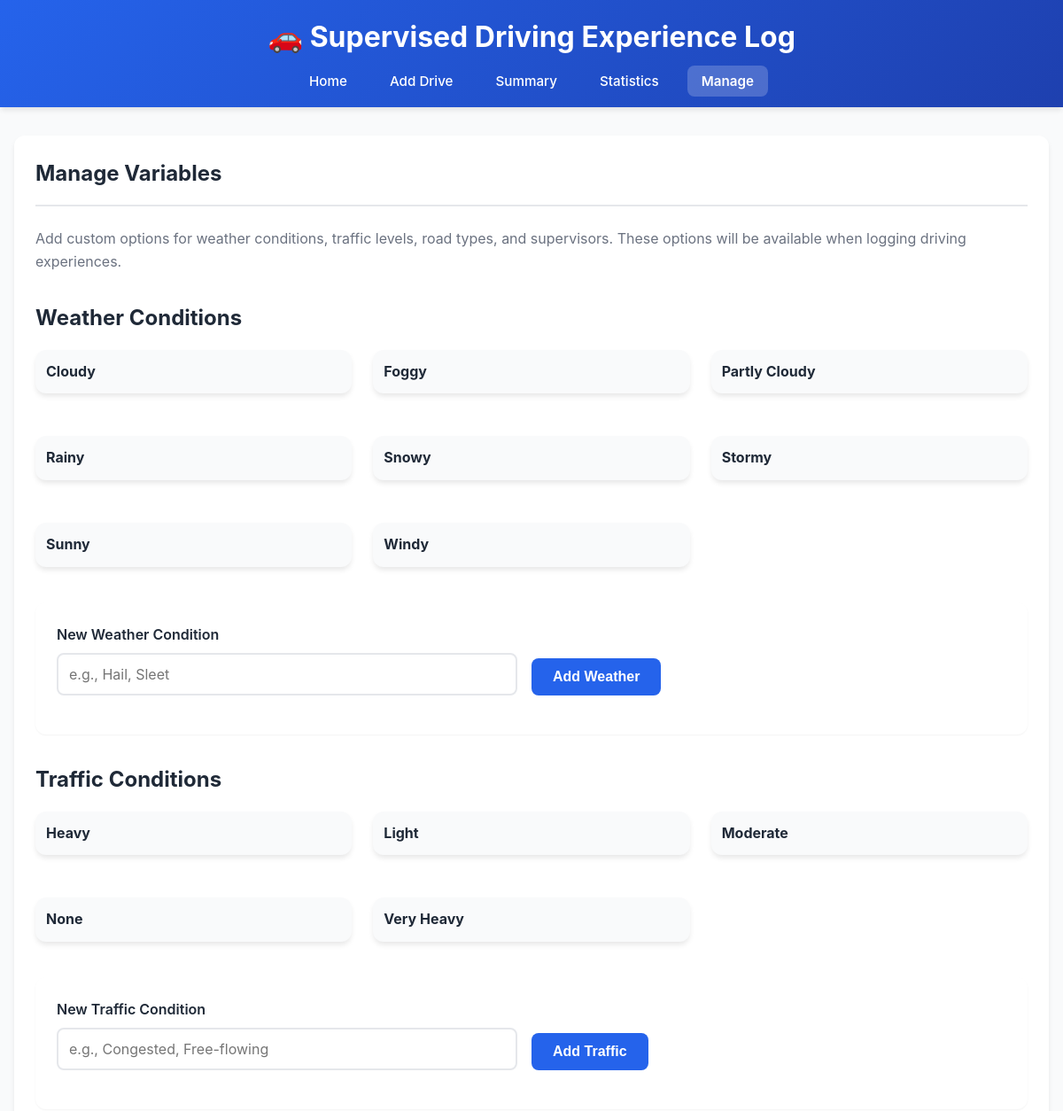
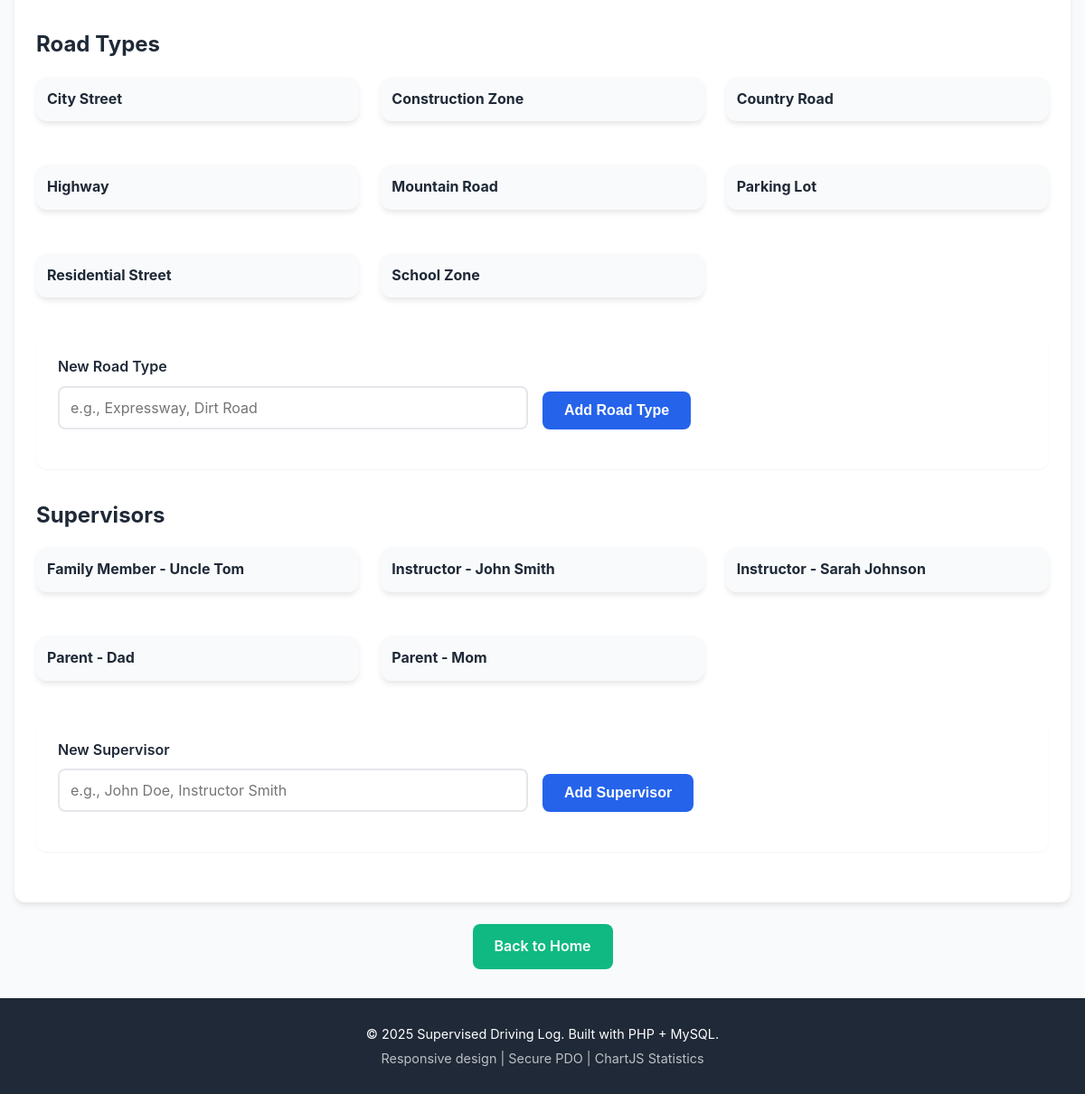
Screenshot of /manage_variables.php with the database file from the repository (2 pictures, top to bottom).
### tables this page shows
CREATE TABLE weather (
    id INT AUTO_INCREMENT PRIMARY KEY,
    label VARCHAR(50) UNIQUE NOT NULL,
    created_at TIMESTAMP DEFAULT CURRENT_TIMESTAMP
);

CREATE TABLE traffic (
    id INT AUTO_INCREMENT PRIMARY KEY,
    label VARCHAR(50) UNIQUE NOT NULL,
    created_at TIMESTAMP DEFAULT CURRENT_TIMESTAMP
);

CREATE TABLE road_type (
    id INT AUTO_INCREMENT PRIMARY KEY,
    label VARCHAR(50) UNIQUE NOT NULL,
    created_at TIMESTAMP DEFAULT CURRENT_TIMESTAMP
);

CREATE TABLE supervisor (
    id INT AUTO_INCREMENT PRIMARY KEY,
    name VARCHAR(100) NOT NULL,
    created_at TIMESTAMP DEFAULT CURRENT_TIMESTAMP
);

### includes/functions.php (called while the page is built, shortened)
<?php
function h($string) {
    return htmlspecialchars($string, ENT_QUOTES, 'UTF-8');
}
function getAllWeather($pdo) {
    $stmt = $pdo->query("SELECT id, label FROM weather ORDER BY label");
    return $stmt->fetchAll();
}
function getAllTraffic($pdo) {
    $stmt = $pdo->query("SELECT id, label FROM traffic ORDER BY label");
    return $stmt->fetchAll();
}
function getAllSupervisors($pdo) {
    $stmt = $pdo->query("SELECT id, name FROM supervisor ORDER BY name");
    return $stmt->fetchAll();
}
function getAllRoadTypes($pdo) {
    $stmt = $pdo->query("SELECT id, label FROM road_type ORDER BY label");
    return $stmt->fetchAll();
}

### public/manage_variables.php (the view, shortened to what this page needs)
<?php
require_once '../config/db.php';
require_once '../includes/functions.php';
$pdo = getDbConnection();
$weatherList = getAllWeather($pdo);
$trafficList = getAllTraffic($pdo);
$roadTypeList = getAllRoadTypes($pdo);
$supervisorList = getAllSupervisors($pdo);
require_once '../includes/header.php';
?>
<div class="card">
    <div class="card-header">
        <h1 class="card-title">Manage Variables</h1>
    </div>
    <p class="text-muted mb-2">
        Add custom options for weather conditions, traffic levels, road types, and supervisors.
        These options will be available when logging driving experiences.
    </p>
    <section class="mb-2">
        <h2 class="mb-1">Weather Conditions</h2>
        <div class="stats-grid mb-1">
            <?php foreach ($weatherList as $weather): ?>
                <div class="card" style="background: var(--bg-light); padding: 0.75rem;">
                    <strong><?php echo h($weather['label']); ?></strong>
                </div>
            <?php endforeach; ?>
        </div>
        <form method="POST" action="manage_variables.php" class="filters">
            <div class="filter-grid">
                <div class="form-group">
                    <label for="weather_label">New Weather Condition</label>
                    <input
                        type="text"
                        id="weather_label"
                        name="weather_label"
                        class="form-control"
                        placeholder="e.g., Hail, Sleet"
                        required
                    >
                </div>
                <div class="form-group">
                    <label>&nbsp;</label>
                    <button type="submit" class="btn btn-primary">Add Weather</button>
                </div>
            </div>
        </form>
    </section>
    <section class="mb-2">
        <h2 class="mb-1">Traffic Conditions</h2>
        <div class="stats-grid mb-1">
            <?php foreach ($trafficList as $traffic): ?>
                <div class="card" style="background: var(--bg-light); padding: 0.75rem;">
                    <strong><?php echo h($traffic['label']); ?></strong>
                </div>
            <?php endforeach; ?>
        </div>
        <form method="POST" action="manage_variables.php" class="filters">
            <div class="filter-grid">
                <div class="form-group">
                    <label for="traffic_label">New Traffic Condition</label>
                    <input
                        type="text"
                        id="traffic_label"
                        name="traffic_label"
                        class="form-control"
                        placeholder="e.g., Congested, Free-flowing"
                        required
                    >
                </div>
                <div class="form-group">
                    <label>&nbsp;</label>
                    <button type="submit" class="btn btn-primary">Add Traffic</button>
                </div>
            </div>
        </form>
    </section>
    <section class="mb-2">
        <h2 class="mb-1">Road Types</h2>
        <div class="stats-grid mb-1">
            <?php foreach ($roadTypeList as $roadType): ?>
                <div class="card" style="background: var(--bg-light); padding: 0.75rem;">
                    <strong><?php echo h($roadType['label']); ?></strong>
                </div>
            <?php endforeach; ?>
        </div>
        <form method="POST" action="manage_variables.php" class="filters">
            <div class="filter-grid">
                <div class="form-group">
                    <label for="road_type_label">New Road Type</label>
                    <input
                        type="text"
                        id="road_type_label"
                        name="road_type_label"
                        class="form-control"
                        placeholder="e.g., Expressway, Dirt Road"
                        required
                    >
                </div>
                <div class="form-group">
                    <label>&nbsp;</label>
                    <button type="submit" class="btn btn-primary">Add Road Type</button>
                </div>
            </div>
        </form>
    </section>
    <section class="mb-2">
        <h2 class="mb-1">Supervisors</h2>
        <div class="stats-grid mb-1">
            <?php foreach ($supervisorList as $supervisor): ?>
                <div class="card" style="background: var(--bg-light); padding: 0.75rem;">
                    <strong><?php echo h($supervisor['name']); ?></strong>
                </div>
            <?php endforeach; ?>
        </div>
        <form method="POST" action="manage_variables.php" class="filters">
            <div class="filter-grid">
                <div class="form-group">
                    <label for="supervisor_name">New Supervisor</label>
                    <input
                        type="text"
                        id="supervisor_name"
                        name="supervisor_name"
                        class="form-control"
                        placeholder="e.g., John Doe, Instructor Smith"
                        required
                    >
                </div>
                <div class="form-group">
                    <label>&nbsp;</label>
                    <button type="submit" class="btn btn-primary">Add Supervisor</button>
                </div>
            </div>
        </form>
    </section>
</div>
<div class="text-center mt-1">
    <a href="index.php" class="btn btn-secondary">Back to Home</a>
</div>
<?php require_once '../includes/footer.php'; ?>

### includes/header.php (shortened to what this page needs)
<?php
$current_page = basename($_SERVER['PHP_SELF']);
?>
<!DOCTYPE html>
<html lang="en">
<head>
    <link rel="stylesheet" href="css/style.css">
</head>
<body>
    <header class="site-header">
        <div class="container">
            <h1 class="site-title">🚗 Supervised Driving Experience Log</h1>
            <nav class="main-nav">
                <ul>
                    <li><a href="index.php" class="<?php echo $current_page === 'index.php' ? 'active' : ''; ?>">Home</a></li>
                    <li><a href="add_drive.php" class="<?php echo $current_page === 'add_drive.php' ? 'active' : ''; ?>">Add Drive</a></li>
                    <li><a href="summary.php" class="<?php echo $current_page === 'summary.php' ? 'active' : ''; ?>">Summary</a></li>
                    <li><a href="stats.php" class="<?php echo $current_page === 'stats.php' ? 'active' : ''; ?>">Statistics</a></li>
                    <li><a href="manage_variables.php" class="<?php echo $current_page === 'manage_variables.php' ? 'active' : ''; ?>">Manage</a></li>
                </ul>
            </nav>
        </div>
    </header>
    <main class="main-content">
        <div class="container">

### includes/footer.php
        </div>
    </main>
    <footer class="site-footer">
        <div class="container">
            <p>&copy; <?php echo date('Y'); ?> Supervised Driving Log. Built with PHP + MySQL.</p>
            <p class="footer-meta">Responsive design | Secure PDO | ChartJS Statistics</p>
        </div>
    </footer>
</body>
</html>

### public/css/style.css (style rules this page uses)
* { margin: 0; padding: 0; box-sizing: border-box; }
:root { --primary-color: #2563eb; --primary-dark: #1e40af; --secondary-color: #10b981; --danger-color: #ef4444; --warning-color: #f59e0b; --text-dark: #1f2937; --text-light: #6b7280; --bg-light: #f9fafb; --bg-white: #ffffff; --border-color: #e5e7eb; --shadow-sm: 0 1px 2px 0 rgba(0, 0, 0, 0.05); --shadow-md: 0 4px 6px -1px rgba(0, 0, 0, 0.1); --shadow-lg: 0 10px 15px -3px rgba(0, 0, 0, 0.1); --radius-sm: 4px; --radius-md: 8px; --radius-lg: 12px; }
body { font-family: -apple-system, BlinkMacSystemFont, 'Segoe UI', Roboto, 'Helvetica Neue', Arial, sans-serif; font-size: 16px; line-height: 1.6; color: var(--text-dark); background-color: var(--bg-light); min-height: 100vh; display: flex; flex-direction: column; }
.site-header { background: linear-gradient(135deg, var(--primary-color) 0%, var(--primary-dark) 100%); color: white; padding: 1rem 0; box-shadow: var(--shadow-md); }
.site-title { font-size: 1.5rem; font-weight: 700; margin-bottom: 0.75rem; text-align: center; }
.main-nav ul { list-style: none; display: flex; flex-wrap: wrap; justify-content: center; gap: 0.5rem; }
.main-nav a { color: white; text-decoration: none; padding: 0.5rem 1rem; border-radius: var(--radius-md); transition: background-color 0.3s ease; font-weight: 500; font-size: 0.95rem; }
.main-nav a.active { background-color: rgba(255, 255, 255, 0.2); font-weight: 600; }
.container { width: 100%; max-width: 1200px; margin: 0 auto; padding: 0 1rem; }
.main-content { flex: 1; padding: 2rem 0; }
.card { background: var(--bg-white); border-radius: var(--radius-lg); box-shadow: var(--shadow-md); padding: 1.5rem; margin-bottom: 1.5rem; }
.card-header { border-bottom: 2px solid var(--border-color); padding-bottom: 1rem; margin-bottom: 1.5rem; }
.card-title { font-size: 1.5rem; font-weight: 700; color: var(--text-dark); }
.form-group { margin-bottom: 1.25rem; }
.form-group label { display: block; font-weight: 600; margin-bottom: 0.5rem; color: var(--text-dark); }
.form-control { width: 100%; padding: 0.75rem; border: 2px solid var(--border-color); border-radius: var(--radius-md); font-size: 1rem; transition: border-color 0.3s ease; font-family: inherit; }
.btn { display: inline-block; padding: 0.75rem 1.5rem; border: none; border-radius: var(--radius-md); font-size: 1rem; font-weight: 600; text-decoration: none; cursor: pointer; transition: all 0.3s ease; text-align: center; }
.btn-primary { background-color: var(--primary-color); color: white; }
.btn-secondary { background-color: var(--secondary-color); color: white; }
.stats-grid { display: grid; grid-template-columns: 1fr; gap: 1.5rem; margin-bottom: 2rem; }
.filters { background: var(--bg-white); padding: 1.5rem; border-radius: var(--radius-lg); margin-bottom: 1.5rem; box-shadow: var(--shadow-sm); }
.filter-grid { display: grid; grid-template-columns: 1fr; gap: 1rem; }
.site-footer { background-color: var(--text-dark); color: white; padding: 1.5rem 0; text-align: center; margin-top: auto; }
.site-footer p { margin: 0.25rem 0; font-size: 0.9rem; }
.footer-meta { opacity: 0.7; font-size: 0.85rem; }
.text-center { text-align: center; }
.text-muted { color: var(--text-light); }
.mb-1 { margin-bottom: 1rem; }
.mb-2 { margin-bottom: 2rem; }
.mt-1 { margin-top: 1rem; }
@media (min-width: 768px) { .site-title { font-size: 2rem; } }
@media (min-width: 768px) { .filter-grid { grid-template-columns: repeat(2, 1fr) auto; align-items: end; } }
@media (min-width: 768px) { .stats-grid { grid-template-columns: repeat(2, 1fr); } }
@media (min-width: 1024px) { .main-nav ul { gap: 1rem; } }
@media (min-width: 1024px) { .stats-grid { grid-template-columns: repeat(3, 1fr); } }

### rows the page displays
weather: label "Cloudy"
weather: label "Foggy"
weather: label "Partly Cloudy"
weather: label "Rainy"
weather: label "Snowy"
weather: label "Stormy"
weather: label "Sunny"
weather: label "Windy"
traffic: label "Heavy"
traffic: label "Light"
traffic: label "Moderate"
traffic: label "None"
traffic: label "Very Heavy"
road_type: label "City Street"
road_type: label "Construction Zone"
road_type: label "Country Road"
road_type: label "Highway"
road_type: label "Mountain Road"
road_type: label "Parking Lot"
road_type: label "Residential Street"
road_type: label "School Zone"
supervisor: name "Family Member - Uncle Tom"
supervisor: name "Instructor - John Smith"
supervisor: name "Instructor - Sarah Johnson"
supervisor: name "Parent - Dad"
supervisor: name "Parent - Mom"
